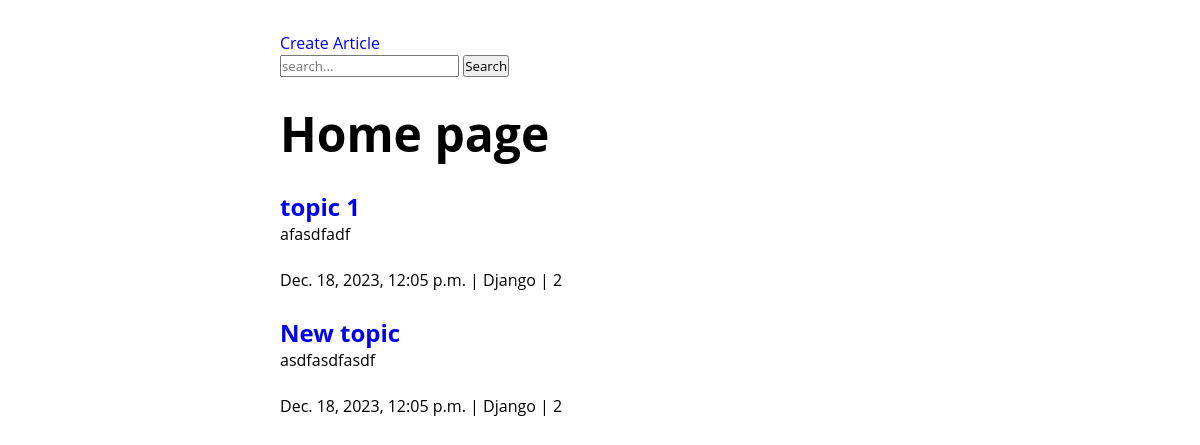
Before: / with the older database file.
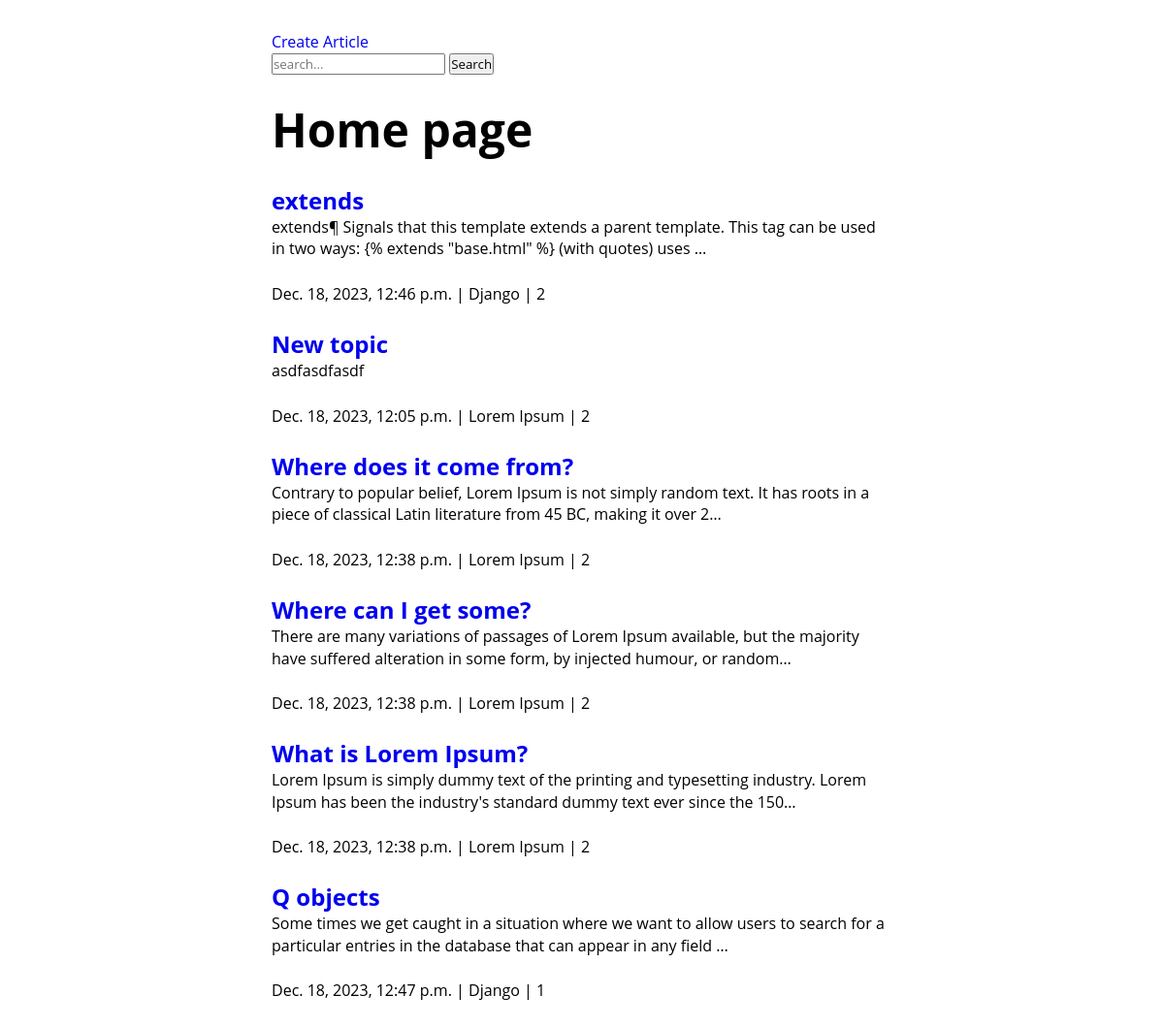
After: the same page with the newer database file.
### blog/models.py (models this page shows, shortened)
class Article(models.Model):
    author = models.ForeignKey(to=User, on_delete=models.CASCADE, blank=True)
    category = models.ForeignKey(to=Category, on_delete=models.CASCADE)
    topic = models.CharField(max_length=255, unique=True)
    body = models.TextField()
    posted = models.BooleanField(default=False)
    thumbnail = models.ImageField(
        upload_to="thumbnails/",
        null=True,
        blank=True,
        validators=[
            FileExtensionValidator(allowed_extensions=["png", "jpg", "jpeg"]),
        ],
    )
    slug = AutoSlugField(
        populate_from="topic",
        blank=True,
        null=True,
        unique=True,
        always_update=True,
        default=None,
        unique_with=["author__username"],
    )
    created_on = models.DateTimeField(null=True, blank=True)
    updated_on = models.DateTimeField(null=True, blank=True)
    views = models.IntegerField(default=0)
    def get_absolute_url(self):
        return reverse("blog:article_details", kwargs={"slug": self.slug})

class Category(models.Model):
    name = models.CharField(max_length=100, unique=True)
    total_post = models.IntegerField(verbose_name="total posts", default=0)
    def __str__(self):
        return self.name

### blog/views.py (the view)
# urls.py: path("", views.home, name="home"),
def home(request):
    if request.method == "POST":
        query = request.POST["query"]
        articles = Article.objects.filter(
            Q(topic__icontains=query) | Q(body__icontains=query)
        )
    else:
        articles = Article.objects.all()
    return render(request, "blog/home.html", context={"articles": articles})

### blog/templates/blog/home.html (shortened to what this page needs)
{% extends 'base.html' %} {% block content %}
<a href="{% url 'blog:article_create' %}">Create Article</a>
<form method="post">
  <input type="search" placeholder="search..." name="query" />
  <button>Search</button>
</form>
{% if articles %}
<h1>Home page</h1>
{% for article in articles %}
<div class="entry">
  <h2><a href="{{article.get_absolute_url}}">{{article.topic}}</a></h2>
  <p>{{article.body | truncatechars:150}}</p>
  <p>
    <span>{{article.updated_on}}</span> | <span>{{article.category}}</span> |
    <span>{{article.views}}</span>
  </p>
</div>
{% endfor %} {% else %}
<h1>No record found</h1>
{% endif %} {% endblock %}

Changed rows visible on the page:
changed Article: topic "topic 1" → "extends"; body "afasdfadf" → "extends¶ Signals that this template extends a parent template. This tag can be used in two ways: {% extends \"base.html\" %} (with quotes) uses …"; updated_on "Dec. 18, 2023, 12:05 p.m." → "Dec. 18, 2023, 12:46 p.m."
changed through a linked row, Article "New topic": category "Django" → "Lorem Ipsum"
added Article: topic "Where does it come from?", body "Contrary to popular belief, Lorem Ipsum is not simply random text. It has roots in a piece of classical Latin literature from 45 BC, making it over 2…", updated_on "Dec. 18, 2023, 12:38 p.m.", category "Lorem Ipsum", views "2"
added Article: topic "Where can I get some?", body "There are many variations of passages of Lorem Ipsum available, but the majority have suffered alteration in some form, by injected humour, or random…", updated_on "Dec. 18, 2023, 12:38 p.m.", category "Lorem Ipsum", views "2"
added Article: topic "What is Lorem Ipsum?", body "Lorem Ipsum is simply dummy text of the printing and typesetting industry. Lorem Ipsum has been the industry's standard dummy text ever since the 150…", updated_on "Dec. 18, 2023, 12:38 p.m.", category "Lorem Ipsum", views "2"
added Article: topic "Q objects", body "Some times we get caught in a situation where we want to allow users to search for a particular entries in the database that can appear in any field …", updated_on "Dec. 18, 2023, 12:47 p.m.", category "Django", views "1"
